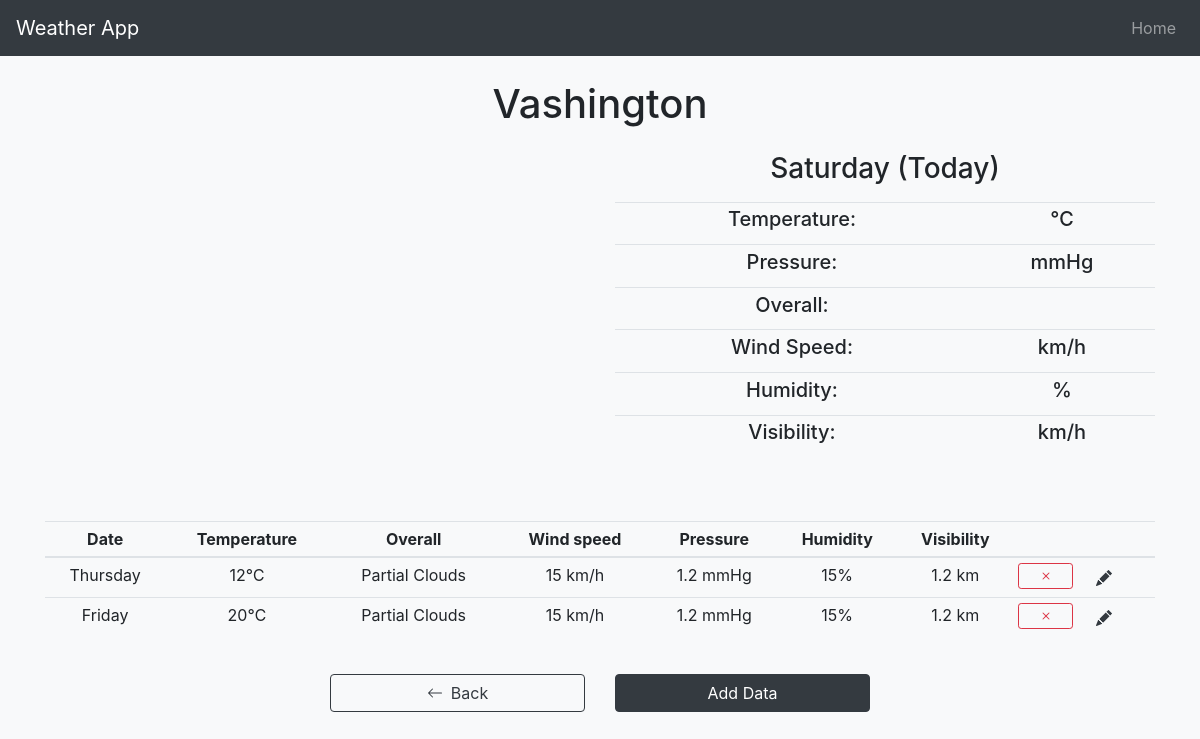
Page /detail.php?city=Vashington on the committed database.
### tables this page shows
CREATE TABLE `weather` (
  `weather_id` int NOT NULL,
  `temperature` int NOT NULL,
  `wind_speed` int NOT NULL,
  `pressure` float NOT NULL,
  `humidity` int NOT NULL,
  `visibility` float NOT NULL,
  `dates` date NOT NULL,
  `cityId` int NOT NULL,
  `overallId` int NOT NULL,
  `isValid` int NOT NULL DEFAULT '1'
);

CREATE TABLE `overall` (
  `overallId` int NOT NULL,
  `overall` varchar(50) NOT NULL,
  `isValid` int NOT NULL DEFAULT '1'
);

### src/dbRequests/fetchItem.php (called while the page is built, shortened)
<?php
    include_once "db.connect.php";
    $city = ucfirst($_GET['city']);
    $listQuery = "SELECT * FROM weather JOIN city USING (cityId) JOIN overall USING (overallId) WHERE city.city = :city AND weather.isValid=1 ORDER BY weather.dates";
    $listStmt = $conn->prepare($listQuery);
    $listStmt->bindParam(":city",$city,PDO::PARAM_STR);
    $listStmt->execute();
    $weatherList = array();
    foreach ($listStmt->fetchAll() as $var){
        $weather = new WeatherItem($var);
        $weatherList[$var['weather_id']] = $weather;
    }
    class WeatherItem{
        public function __construct($row)
        {
            $this->temperature = $row['temperature'];
            $this->wind_speed = $row['wind_speed'];
            $this->pressure = $row['pressure'];
            $this->humidity = $row['humidity'];
            $this->visibility = $row['visibility'];
            $this->date = $row['dates'];
            $this->overall = $row['overall'];
            $this->overallId = $row['overallId'];
        }
    }
?>

### src/detail.php (the view, shortened to what this page needs)
<?php
    include_once "./dbRequests/fetchItem.php";
?>
<!DOCTYPE html>
<html lang="en">
<head>
   <link rel="stylesheet" href="./assets/style.css">
</head>
<body class="bg-light">
     <?php include_once "./components/nav.php" ?>
     <main class="container">
         <h1 class="text-center my-4"><?php echo $_GET['city'] ?></h1>
         <div class="row">
             <div class="city-chart-container" id="tempChart"></div>
             <div class="col-lg-6 ">
                <h3 class="text-center mb-3"><?php echo date('l'); ?> (Today)</h3>
                <table class="table table-sm">
                    <tbody>
                        <tr>
                            <td><h5>Temperature:</h5></td>
                            <td>
                                <h5><?php echo $singleWeather->temperature ?>℃</h5>
                            </td>
                        </tr>
                        <tr>
                            <td><h5>Pressure:</h5></td>
                            <td>
                                <h5><?php echo $singleWeather->pressure ?> mmHg</h5>
                            </td>
                        </tr>
                        <tr>
                            <td><h5>Overall:</h5></td>
                            <td>
                            </td>
                        </tr>
                        <tr>
                            <td><h5>Wind Speed:</h5></td>
                            <td>
                                <h5><?php echo $singleWeather->wind_speed ?> km/h</h5>
                            </td>
                        </tr>
                        <tr>
                            <td><h5>Humidity:</h5></td>
                            <td>
                                <h5><?php echo $singleWeather->humidity ?>%</h5>
                            </td>
                        </tr>
                        <tr>
                            <td><h5>Visibility:</h5></td>
                            <td>
                                <h5><?php echo $singleWeather->visibility ?> km/h</h5>
                            </td>
                        </tr>
                    </tbody>
                </table>
             </div>
         </div>
         <table class="table table-sm mt-5" >
            <thead>
                <tr>
                    <th scope="col">Date</th>
                    <th scope="col">Temperature</th>
                    <th scope="col">Overall</th>
                    <th scope="col" class='hidden'>Wind speed</th>
                    <th scope="col" class='hidden'>Pressure</th>
                    <th scope="col" class='hidden'>Humidity</th>
                    <th scope="col"  class='hidden'>Visibility</th>
                    <th scope="col"></th>
                    <th scope="col"></th>
                </tr>
            </thead>
            <tbody id="weather-body">
                <?php
                    foreach($weatherList as $key => $val){
                        echo "
                            <tr class='weather-row'>
                                <td data-date='$val->date'>".date("l",strtotime($val->date))."</td>
                                <td data-temp='$val->temperature'>".$val->temperature."℃</td>
                                <td data-overall='$val->overallId'>".$val->overall."</td>
                                <td data-wind='$val->wind_speed' class='hidden'>".$val->wind_speed." km/h</td>
                                <td data-pressure='$val->pressure' class='hidden'>".$val->pressure." mmHg</td>
                                <td data-humid='$val->humidity' class='hidden'>".$val->humidity."%</td>
                                <td data-visibility='$val->visibility' class='hidden'>".$val->visibility." km</td>
                                <td>
                                    <a href='delete.php?city=".$_GET['city']."&weather_id=$key' class='list-btn btn btn-outline-danger btn-sm d-flex h-100 align-items-center justify-content-center'>
                                    </a>
                                </td>
                                <td>
                                    <button
                                        data-id='$key'
                                        data-toggle='modal' data-target='#modalForm' class='edit-btn btn btn-default d-flex h-100 align-items-center'>
                                     </button>
                                </td>
                            </tr>
                        ";
                    }
                ?>
            </tbody>
        </table>
                        <?php include "./components/icon.left.php" ?>
        <div class="row justify-content-center my-3">
            <div class="col-md-3 my-1">
                <a href="/index.php" class="btn btn-block btn-outline-dark d-flex justify-content-center align-items-center">
                    <?php include "./components/icon.left.php" ?>
                    <span class="ml-2">Back</span>
                </a>
            </div>
            <div class="col-md-3 my-1">
                <button id="addBtn" data-toggle="modal" data-target="#modalForm" class="btn btn-block btn-dark">Add Data</button>
            </div>
        </div>
     </main>
</body>
</html>

### rows in the picture
weather: dates "Thursday", temperature "12", overallId.overall "Partial Clouds", wind_speed "15", pressure "1.2", humidity "15", visibility "1.2"
weather: dates "Friday", temperature "20", overallId.overall "Partial Clouds", wind_speed "15", pressure "1.2", humidity "15", visibility "1.2"

### other values in the picture
$_GET['city'] "Vashington"
